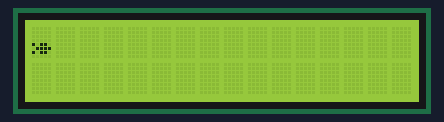
This sketch was run on a simulated Arduino Uno, built with avr-gcc and run on an emulated ATmega328P. Parts: 16×2 character LCD.

Above: at 0.1 s.
At 6.7 s:
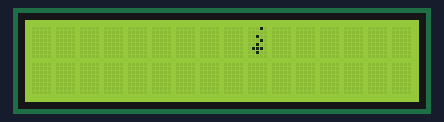
At 10.9 s:
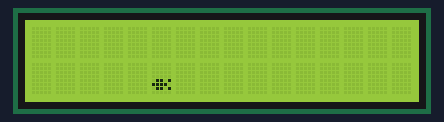
At 18.7 s:
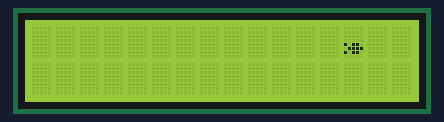
At 27.1 s:
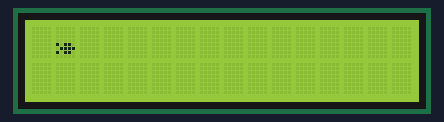
At 39.2 s:
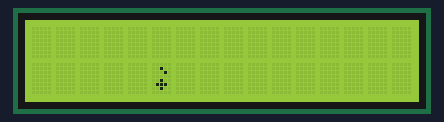

The sketch:

L9_3.ino
```cpp
#include <LiquidCrystal.h>
LiquidCrystal lcd(5, 6, 7, 8, 9, 10);

byte fishLeft[8] = {B00000,B00000,B00000,B00000,B01101,B11110,B01101,B00000};
byte fishRight[8] = {B00000,B00000,B00000,B00000,B10110,B01111,B10110,B00000};
byte fishCenter[8] = {B00000,B00000,B00000,B00000,B00100,B01110,B00100,B00000};
byte fishBubbles1[8] = {B00010,B00000,B00100,B00010,B00100,B01110,B00100,B00000};
byte fishBubbles2[8] = {B00000,B00100,B00010,B00000,B00100,B01110,B00100,B00000};
byte fishBubbles3[8] = {B00100,B00000,B00000,B00000,B00100,B01110,B00100,B00000};

byte x = 0;
byte y = 0;

int time = 600;

void setup() {
  lcd.begin(16,2);
  lcd.createChar(0, fishBubbles1);
  lcd.createChar(1, fishBubbles2);
  lcd.createChar(2, fishBubbles3);
  lcd.createChar(3, fishLeft);
  lcd.createChar(4, fishRight);
  lcd.createChar(5, fishCenter);
}

void loop() {
  scrollRight(9);
  stopCenter();
  blowBubbles();
  y = 1;
  x += 1;
  scrollLeft(5);
  stopCenter();
  blowBubbles();
  y=0;
  scrollRight(10);
  delay(time*10);
  x = 0;
  y = 0;
}

void scrollRight(int steps) {
  lcd.setCursor(x, y);
  lcd.write(4);
  delay(time);
  for (int i=0; i<steps; i++) {
    lcd.scrollDisplayRight();
    delay(time);
    x++;
  }
  lcd.clear();
}

void scrollLeft(int steps) {
  lcd.setCursor(x, y);
  lcd.write(3);
  for (int i=0; i<steps; i++) {
    lcd.scrollDisplayLeft();
    delay(time);
    x--;
  }
  lcd.clear();
}

void stopCenter() {
  lcd.setCursor(x, y);
  lcd.write(5);
  delay(time);
  lcd.clear();
}

void blowBubbles() {
  for (int i=0; i<3; i++) {
    lcd.setCursor(x, y);
    lcd.write(i);
    delay(time);
  }
  lcd.clear();
}
```

Measured:
- what the display in image 3 shows lasts 0.6 s, from 18.7 s to 19.3 s
